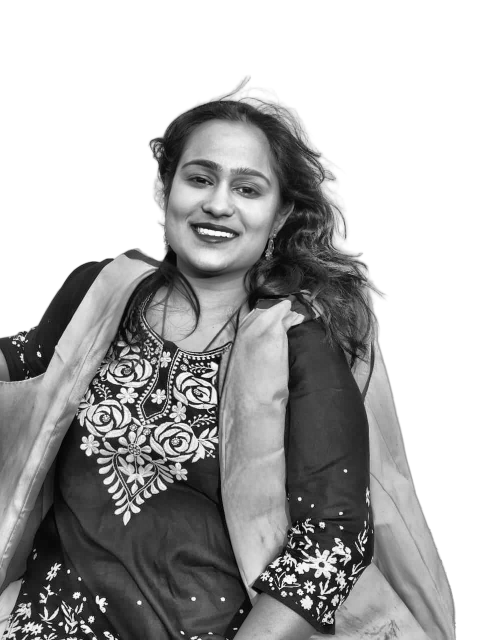
#> input picture source-prepped.png, 960 x 1280 px, found by its file name (shown at 1/2 size)
$ python make_ascii_svg.py
#> lines starting #> are read from the running program, lines starting #| are printed output that depends on the picture
from pathlib import Path
from PIL import Image
import html

# -----------------------------
# Settings
# -----------------------------

INPUT = Path("source-prepped.png")
OUTPUT = Path("aditi-ascii.svg")

# Width of the ASCII portrait
CHARS_WIDE = 100

# ASCII density:
# light areas -> sparse characters
# dark areas  -> dense characters
RAMP = " .`:-=+*cs#%@"

# SVG appearance
FONT_SIZE = 8
CHAR_WIDTH = 4.8
LINE_HEIGHT = 9

# Light gray ASCII on dark terminal background
TEXT_COLOR = "#c9d1d9"
BACKGROUND_COLOR = "#0d1117"

# -----------------------------
# Load image
# -----------------------------

if not INPUT.exists():
    raise FileNotFoundError(
        f"Could not find {INPUT}. "
        "Run prep_photo.py first."
    )

image = Image.open(INPUT).convert("L")
#> image is the input picture: PIL image 960x1280 L; min 0, max 255, mean 172.1

# Preserve approximate aspect ratio
# because terminal characters are taller
# than they are wide.
width, height = image.size
#> width = 960; height = 1280

chars_height = max(
    1,
    round(
        height / width
        * CHARS_WIDE
        * 0.45
    )
)
#> chars_height = 60

image = image.resize(
    (CHARS_WIDE, chars_height)
)
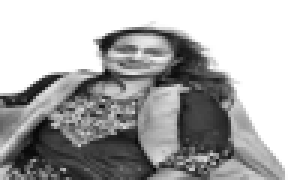
#> image: PIL image 100x60 L (shown 3 times larger); min 6, max 255, mean 172

# -----------------------------
# Convert pixels -> ASCII
# -----------------------------

pixels = list(image.getdata())
#> pixels = 6000 values, max 255 at index 0, min 6 at index 4312, mean 172

rows = []

for y in range(chars_height):

    row = []

    for x in range(CHARS_WIDE):

        brightness = pixels[
            y * CHARS_WIDE + x
        ]

        # White = sparse characters
        # Black = dense characters
        index = int(
            (255 - brightness)
            / 255
            * (len(RAMP) - 1)
        )

        row.append(RAMP[index])

    rows.append("".join(row))
#> after the loop, rows = 60 items

# -----------------------------
# Build SVG
# -----------------------------

svg_width = CHARS_WIDE * CHAR_WIDTH
svg_height = chars_height * LINE_HEIGHT + 10
#> svg_height = 550

svg = []

# SVG opening
svg.append(
    f'<svg xmlns="http://www.w3.org/2000/svg" '
    f'width="{svg_width}" '
    f'height="{svg_height}" '
    f'viewBox="0 0 {svg_width} {svg_height}">'
)

# Dark terminal background
svg.append(
    f'<rect '
    f'x="0" '
    f'y="0" '
    f'width="100%" '
    f'height="100%" '
    f'fill="{BACKGROUND_COLOR}"/>'
)

# -----------------------------
# CSS
# -----------------------------

svg.append(
    f'''
<style>

.ascii {{
    font-family: "Courier New", monospace;
    font-size: {FONT_SIZE}px;
    fill: {TEXT_COLOR};
}}

</style>
'''
)

# -----------------------------
# Animated rows
# -----------------------------

for i, row in enumerate(rows):

    y = 8 + i * LINE_HEIGHT

    # Escape special XML characters
    safe_row = html.escape(row)

    # Each row starts slightly after
    # the previous row.
    delay = i * 0.035

    # -------------------------
    # Clip path
    # -------------------------

    svg.append(
        f'''
<clipPath id="clip{i}">
    <rect
        x="0"
        y="{y - LINE_HEIGHT}"
        width="0"
        height="{LINE_HEIGHT}">

        <animate
            attributeName="width"
            from="0"
            to="{svg_width}"
            dur="0.45s"
            begin="{delay:.3f}s"
            fill="freeze"/>

    </rect>
</clipPath>
'''
    )

    # -------------------------
    # ASCII row
    # -------------------------

    svg.append(
        f'''
<text
    x="0"
    y="{y}"
    class="ascii"
    clip-path="url(#clip{i})"
    xml:space="preserve">{safe_row}</text>
'''
    )
#> this loop made 60 passes
#> (y, delay) on passes 1 to 12: (8, 0), (17, 0.035), (26, 0.07), (35, 0.105), (44, 0.14), (53, 0.175), (62, 0.21), (71, 0.245), (80, 0.28), (89, 0.315), (98, 0.35), (107, 0.385)
#> after the loop, svg = 123 items

# Close SVG
svg.append("</svg>")

# -----------------------------
# Write SVG
# -----------------------------

OUTPUT.write_text(
    "\n".join(svg),
    encoding="utf-8"
)

print(f"Created: {OUTPUT}")
print(
    f"Size: {CHARS_WIDE} x "
    f"{chars_height} characters"
)
#| Size: 100 x 60 characters
